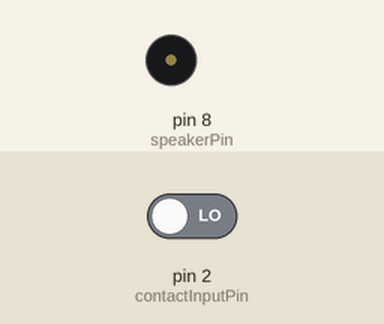
A sketch run on a simulated Arduino Uno, built with avr-gcc and run on an emulated ATmega328P. Shown: buzzer (waves = sounding). The inputs (shaded band) are chosen by the test bench; at power-on: pin 2 (contactInputPin) LOW. What the sketch prints to the serial monitor is not drawn.

Above: at 1.2 s.
1.3 s: pin 2 (contactInputPin) driven HIGH
At 2.3 s:
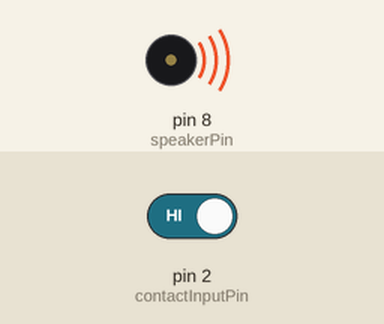
Timing chart, 0 to 4.3 s (numbered marks = the images above; inputs shaded):
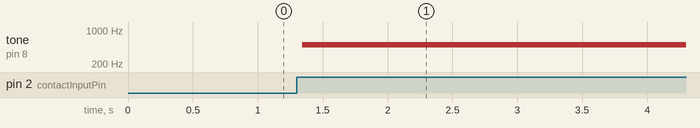

Measured:
- after the input at 1.3 s, tone on pin 8 (speakerPin): silent → 500 Hz at once

The sketch:

stress.ino
```cpp
const int contactInputPin = 2;
const int speakerPin = 8;

void setup() {
  Serial.begin(9600);
  log("start");
  pinMode(contactInputPin, INPUT);
  pinMode(speakerPin, OUTPUT);
}

void loop() {
  checkContactInputs();
  gameLogic();
  controlSoundOutputs();
}

bool isCircuit1Closed = false;
void checkContactInputs() {
  isCircuit1Closed = digitalRead(contactInputPin) == HIGH;
}

bool wasCircuit1Closed = false;
void gameLogic() {
  if (isCircuit1Closed && !wasCircuit1Closed) {
    wasCircuit1Closed = true;
    startSound();
  }
}

unsigned long soundStartTime = 0;
int soundPeriod = 0;
void startSound() {
  soundStartTime = micros();
  soundPeriod = 1000000 / 1000; // microseconds
}

void stopSound() {
  soundPeriod = 0;
  digitalWrite(speakerPin, LOW);
}

void controlSoundOutputs() {
  if (soundPeriod == 0) return;
  unsigned long now = micros();
  if ( ((now - soundStartTime) / soundPeriod) % 2 == 0) {
    digitalWrite(speakerPin, HIGH);
  } else {
    digitalWrite(speakerPin, LOW);
  }
}

void log(char* message) {
    Serial.println(message);
}

void log(int message) {
    Serial.println(message);
}
```
